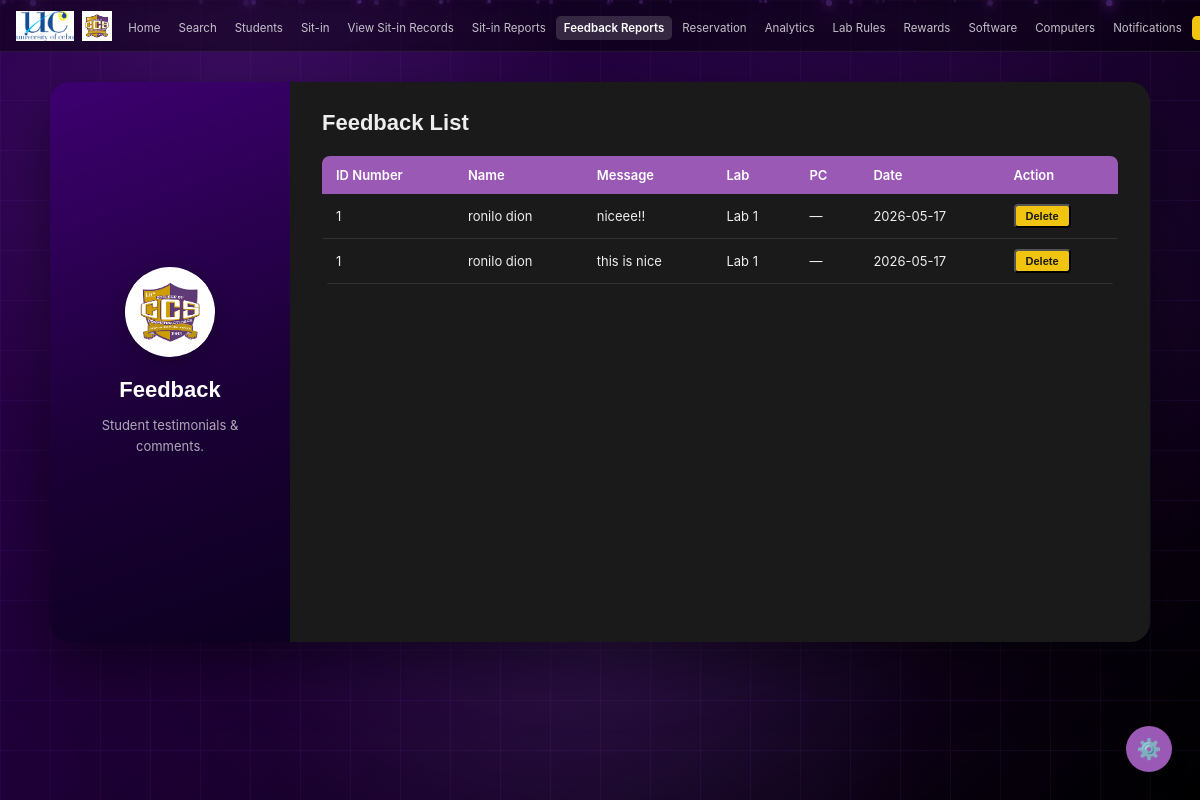
Page /admin/feedback (signed in) on the earlier database version.
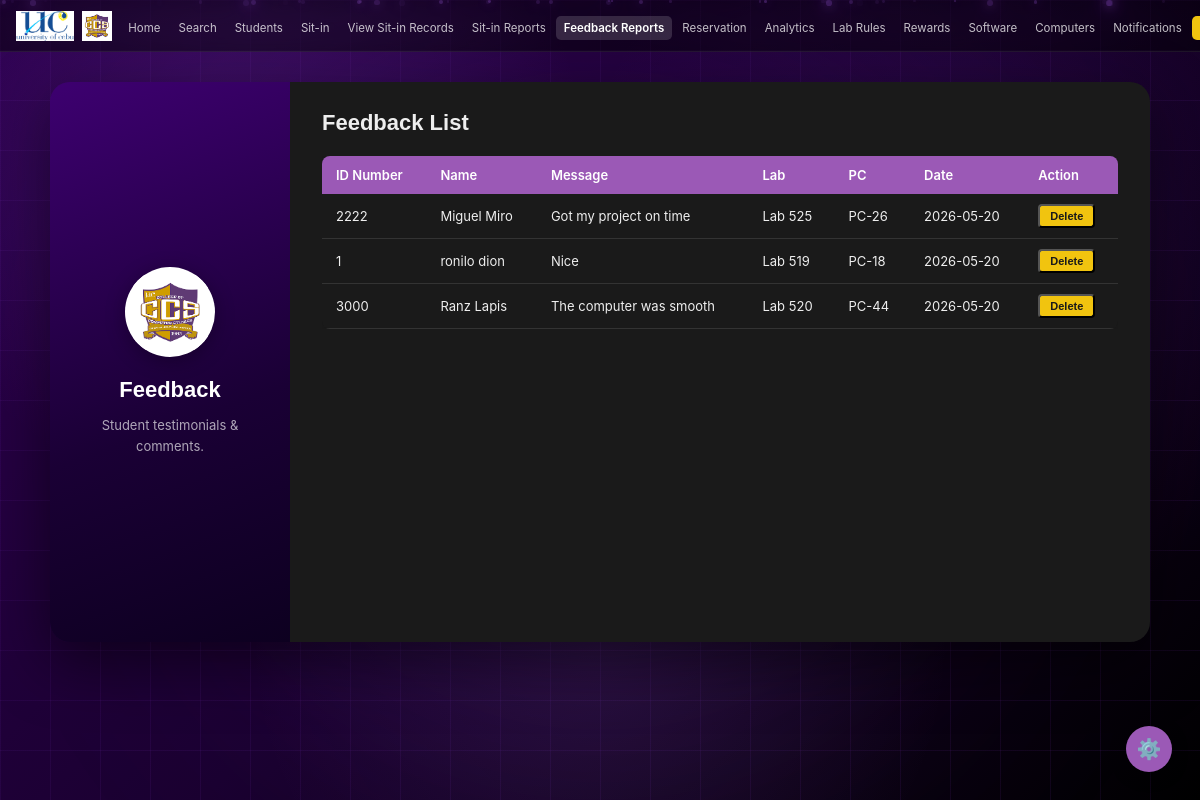
Same page on the later database version.
### tables this page shows
CREATE TABLE feedback (
        id INTEGER PRIMARY KEY AUTOINCREMENT,
        idnum TEXT NOT NULL,
        name TEXT NOT NULL,
        message TEXT NOT NULL,
        lab TEXT,
        date TEXT NOT NULL DEFAULT (DATE('now'))
    , pc_id INTEGER);

CREATE TABLE computer_units (
        id INTEGER PRIMARY KEY AUTOINCREMENT,
        pc_number TEXT NOT NULL,
        lab_id INTEGER NOT NULL,
        status TEXT NOT NULL DEFAULT 'Available',
        FOREIGN KEY (lab_id) REFERENCES laboratory(id)
    );

### app.py (the view)
@app.route('/admin/feedback')
def admin_feedback():
    if not admin_required():
        return redirect(url_for('login'))
    conn = get_db()
    feedbacks = conn.execute('''
        SELECT f.*, cu.pc_number
        FROM feedback f
        LEFT JOIN computer_units cu ON f.pc_id = cu.id
        ORDER BY f.id DESC
    ''').fetchall()
    conn.close()
    return render_template('admin/feedback.html', feedbacks=feedbacks)

### app.py (called while the page is built, shortened)
def get_db():
    conn = sqlite3.connect(os.path.join(BASE_DIR, 'database.db'))
    conn.row_factory = sqlite3.Row
    return conn

@app.before_request
def csrf_protect():
    if 'csrf_token' not in session:
        session['csrf_token'] = secrets.token_hex(16)
    if request.method == "POST":
        token = session.get('csrf_token', '')
        form_token = request.form.get('csrf_token', '')
        if not token or token != form_token:
            flash('Invalid request. Please try again.', 'error')
            return redirect(request.url)

@app.context_processor
def inject_unread_count():
    if 'user_id' in session and session.get('role') == 'admin':
        conn = get_db()
        count = conn.execute('''
            SELECT COUNT(*) FROM notifications
            WHERE is_read = 0 AND idnum = ?
        ''', (session['user_idnum'],)).fetchone()[0]
        conn.close()
        return dict(unread_count=count)
    return dict(unread_count=0)

def admin_required():
    return 'user_id' in session and session.get('role') == 'admin'

### templates/admin/feedback.html (shortened to what the changed rows need)
<!DOCTYPE html>
<html lang="en" data-theme="dark">
<head>
  <link rel="stylesheet" href="{{ url_for('static', filename='style.css') }}">
</head>
<body>
  <main class="admin-main">
    <div class="admin-split-card">
      <div class="split-left">
        <h2 class="split-title">Feedback</h2>
      </div>
      <div class="split-right">
        <h2 class="form-title">Feedback List</h2>
        <div class="table-wrap">
          <table class="admin-table">
            <thead>
              <tr>
                <th>ID Number</th>
                <th>Name</th>
                <th>Message</th>
                <th>Lab</th>
                <th>PC</th>
                <th>Date</th>
                <th>Action</th>
              </tr>
            </thead>
            <tbody>
              {% for f in feedbacks %}
              <tr>
                <td>{{ f['idnum'] }}</td>
                <td>{{ f['name'] }}</td>
                <td>{{ f['message'] }}</td>
                <td>{{ f['lab'] or '-' }}</td>
                <td>{{ f['pc_number'] if f['pc_number'] else '—' }}</td>
                <td>{{ f['date'] }}</td>
                <td>
                  <form method="POST" action="{{ url_for('delete_feedback', feedback_id=f['id']) }}" style="display:inline;">
                    <button type="submit" class="btn-delete" style="font-size:11px;padding:4px 10px;"
                      onclick="return confirm('Delete this feedback entry?')">Delete</button>
                  </form>
                </td>
              </tr>
              {% else %}
              <tr><td colspan="7" class="no-data">No feedback submitted yet.</td></tr>
              {% endfor %}
            </tbody>
          </table>
        </div>
      </div>
    </div>
  </main>
</body>
</html>

Differences in the rows shown:
removed feedback: idnum "1", name "ronilo dion", message "niceee!!", lab "Lab 1", f "—", date "2026-05-17"
removed feedback: idnum "1", name "ronilo dion", message "this is nice", lab "Lab 1", f "—", date "2026-05-17"
added feedback: idnum "2222", name "Miguel Miro", message "Got my project on time", lab "Lab 525", pc_number "PC-26", date "2026-05-20"
added feedback: idnum "1", name "ronilo dion", message "Nice", lab "Lab 519", pc_number "PC-18", date "2026-05-20"
added feedback: idnum "3000", name "Ranz Lapis", message "The computer was smooth", lab "Lab 520", pc_number "PC-44", date "2026-05-20"
